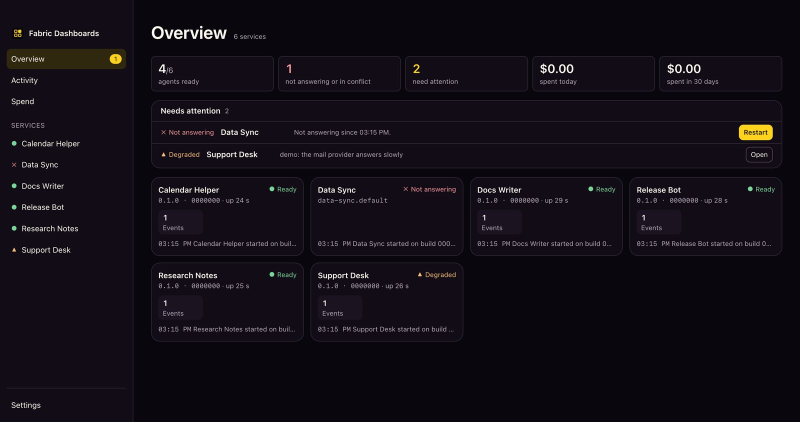
#> input picture assets/dashboards-overview.jpg, 1600 x 844 px (shown at 1/2 size)
$ python make_jpg.py ../../../../assets/dashboards-overview.jpg ../../../../assets/dashboards-service-dashboard.jpg ../../../../assets/dashboards-service-dashboard.jpg ../../../../assets/dashboards-service-dashboard.jpg 5
#> lines starting #> are read from the running program, lines starting #| are printed output that depends on the picture
# make_jpg.py in.png out.jpg locale [corner[@lift-px]] [quality] — 2560x1600 JPEG with a visible "Sample data" chip.
import sys
from PIL import Image, ImageDraw, ImageFont
src, dst, locale = sys.argv[1:4]
corner = sys.argv[4] if len(sys.argv) > 4 else 'br'
lift = int(corner.split('@')[1]) if '@' in corner else 0
corner = corner.split('@')[0]
q = int(sys.argv[5]) if len(sys.argv) > 5 else 80
img = Image.open(src).convert('RGB')
#> img is the input picture: PIL image 1600x844 RGB; mean R, G, B 18.4, 13.6, 21.6
if img.size != (2560, 1600):
    img = img.resize((2560, 1600), Image.LANCZOS)
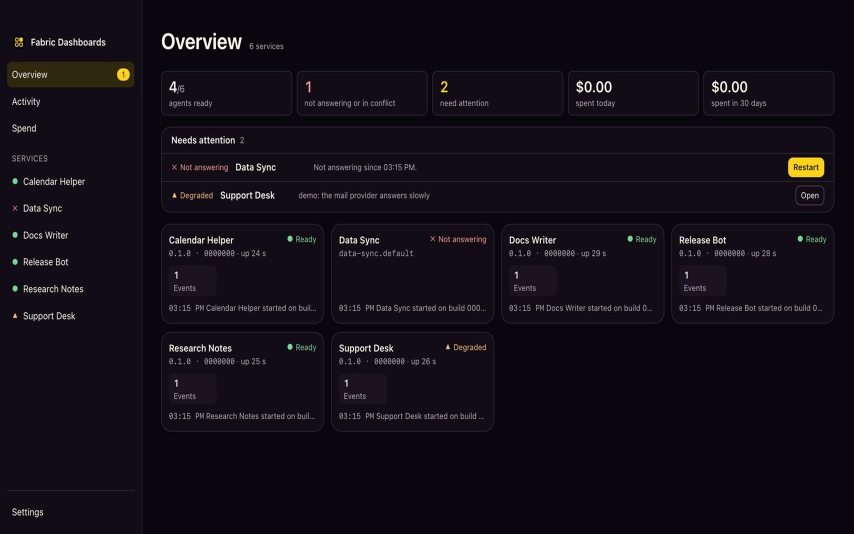
#> img: PIL image 2560x1600 RGB (shown at 1/3 size); mean R, G, B 18.4, 13.6, 21.6
label = 'Пример данных' if locale == 'ru' else 'Sample data'
font = ImageFont.truetype('/System/Library/Fonts/SFNS.ttf', 50)
try: font.set_variation_by_name('Semibold')
except Exception: pass
d = ImageDraw.Draw(img)
l, t, r, b = d.textbbox((0, 0), label, font=font)
#> l = 0; t = 9; r = 316; b = 57
padx, pady = 40, 22
w, h = r - l + 2 * padx, (b - t) + 2 * pady
#> w = 396; h = 92
m = 40
x = 2560 - w - m if corner.endswith('r') else m
#> x = 40
y = (1600 - h - m - lift) if corner.startswith('b') else m + lift
#> y = 40
d.rounded_rectangle([x, y, x + w, y + h], radius=h // 2, fill=(255, 231, 163), outline=(196, 150, 40), width=4)
d.text((x + padx - l, y + pady - t), label, font=font, fill=(59, 42, 0))
img.save(dst, 'JPEG', quality=q, optimize=True, progressive=True, subsampling=2)
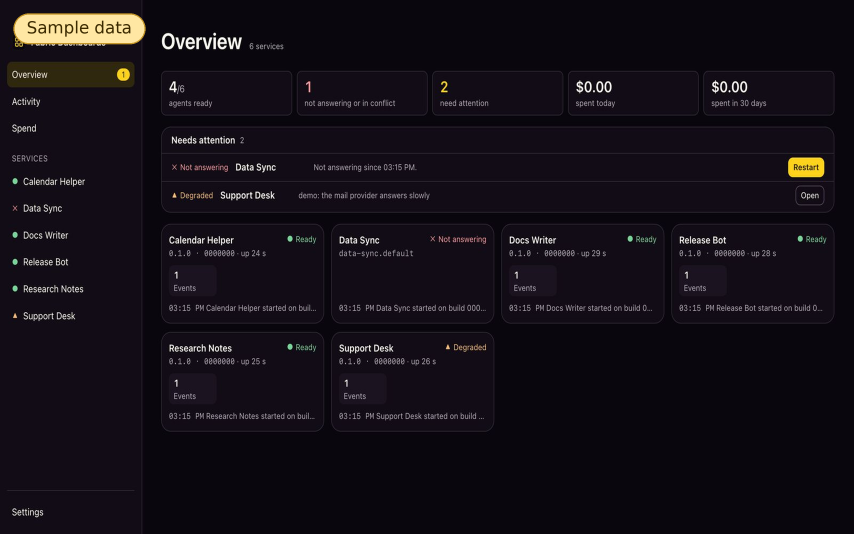
#> saved as dashboards-service-dashboard.jpg: PIL image 2560x1600 RGB (shown at 1/3 size); mean R, G, B 20.2, 15.2, 22.5
print(dst, img.size)
#| ../../../../assets/dashboards-service-dashboard.jpg (2560, 1600)

$ run again, on assets/fabric-board.jpg
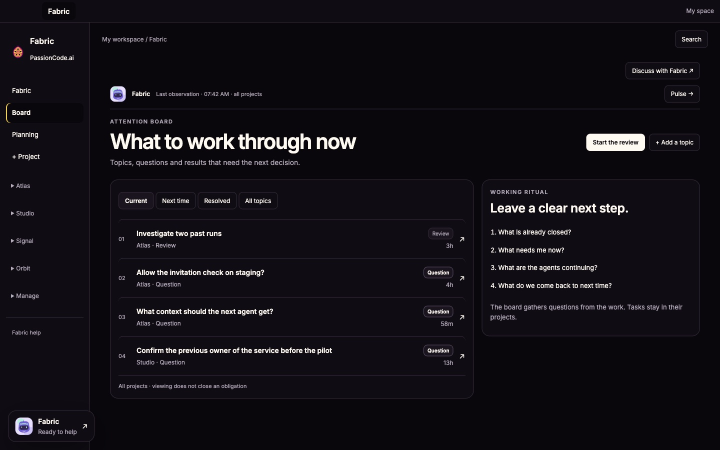
#> input picture assets/fabric-board.jpg, 1440 x 900 px (shown at 1/2 size)
#> img is the input picture: PIL image 1440x900 RGB; mean R, G, B 18.8, 16, 22
#> `img = img.resize((2560, 1600), Image.LANCZOS)`:
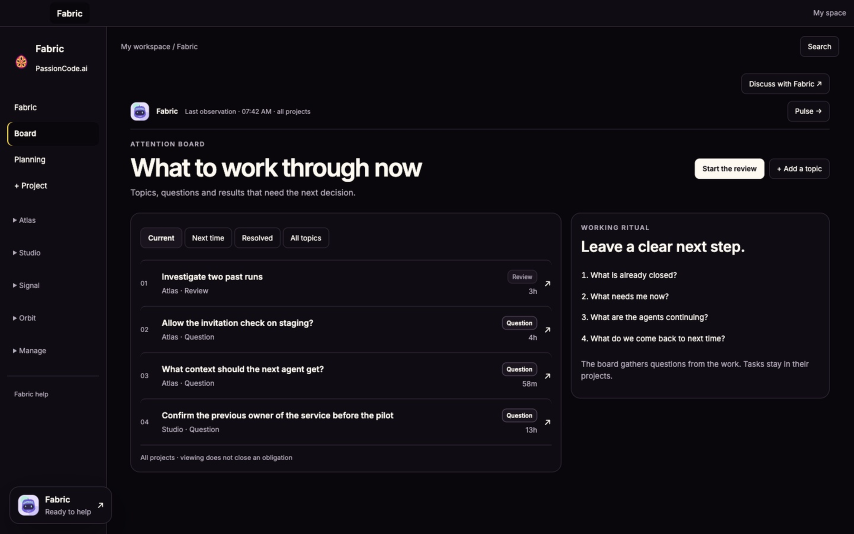
#> img: PIL image 2560x1600 RGB (shown at 1/3 size); mean R, G, B 18.7, 16, 22
#> l = 0; t = 9; r = 316; b = 57
#> w = 396; h = 92
#> x = 40
#> `img.save(dst, 'JPEG', quality=q, optimize=True, progressive=True, subs..`:
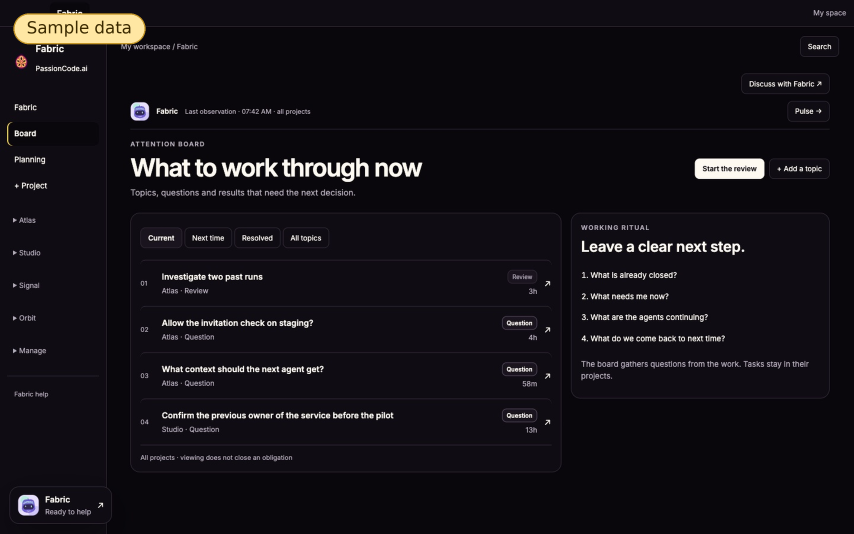
#> saved as fabric-board.jpg: PIL image 2560x1600 RGB (shown at 1/3 size); mean R, G, B 20.5, 17.6, 23
#| ../../../../assets/fabric-board.jpg (2560, 1600)

$ run again, on assets/fabric-releases.jpg
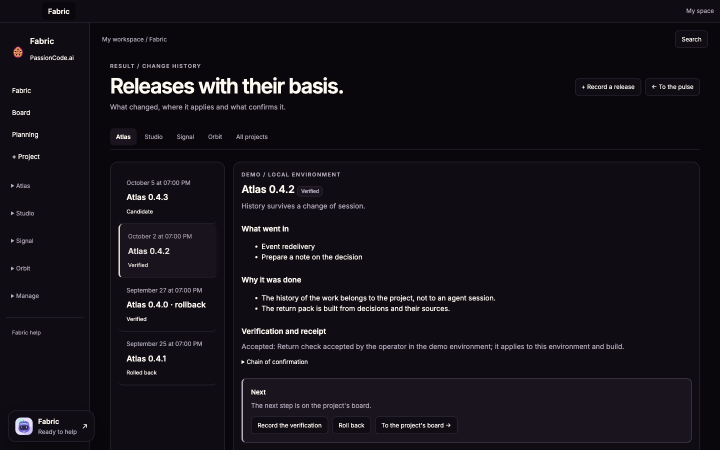
#> input picture assets/fabric-releases.jpg, 1440 x 900 px (shown at 1/2 size)
#> img is the input picture: PIL image 1440x900 RGB; mean R, G, B 20.3, 17.1, 23.8
#> `img = img.resize((2560, 1600), Image.LANCZOS)`:
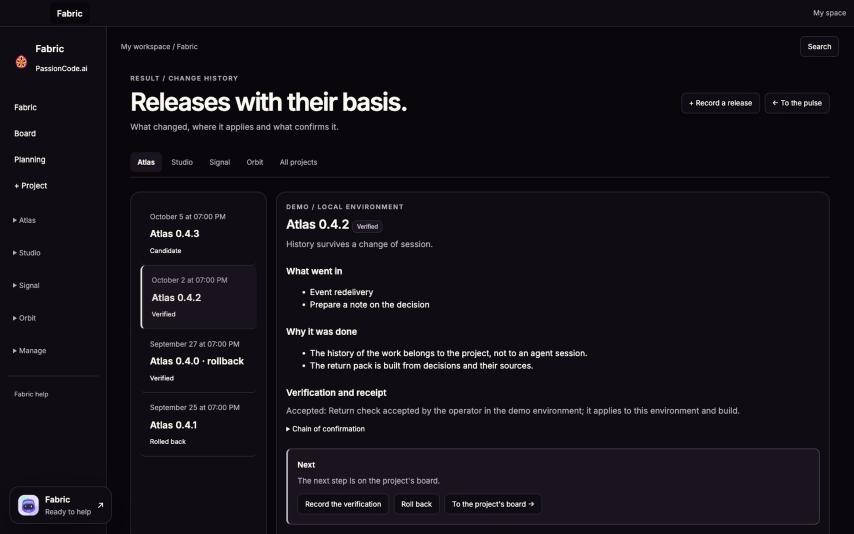
#> img: PIL image 2560x1600 RGB (shown at 1/3 size); mean R, G, B 20.3, 17.1, 23.7
#> l = 0; t = 9; r = 316; b = 57
#> w = 396; h = 92
#> x = 40
#> `img.save(dst, 'JPEG', quality=q, optimize=True, progressive=True, subs..`:
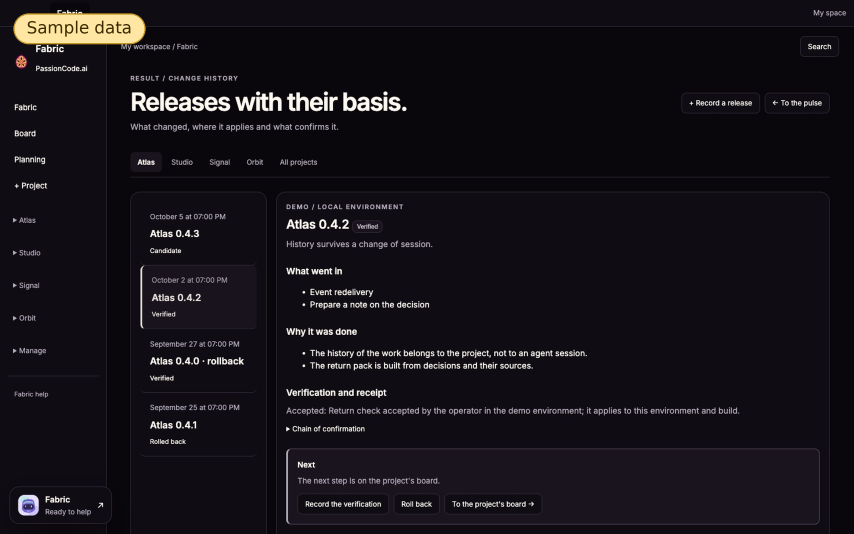
#> saved as fabric-releases.jpg: PIL image 2560x1600 RGB (shown at 1/3 size); mean R, G, B 22.1, 18.7, 24.7
#| ../../../../assets/fabric-releases.jpg (2560, 1600)
